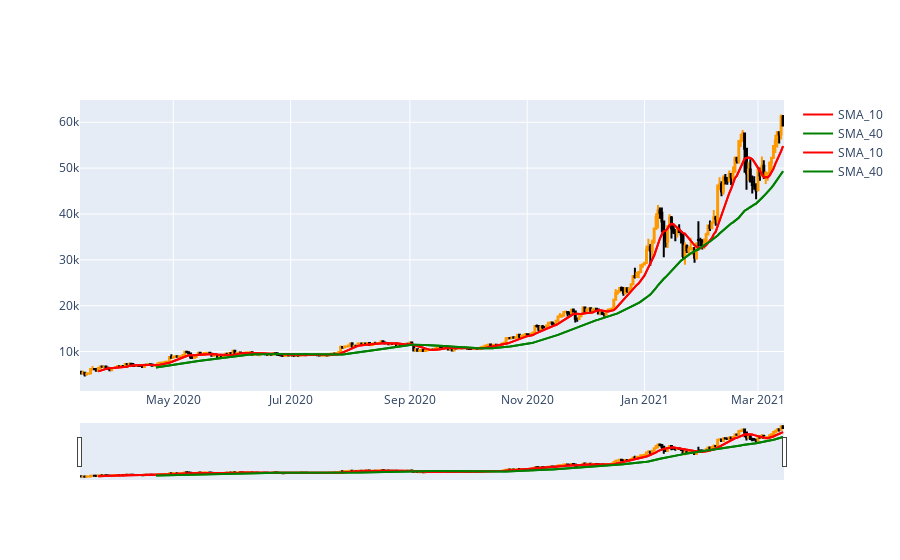

Notebook cell for this chart:
### Code cell
fig.add_trace(
    go.Scatter(
        x=BTC.index,
        y=BTC['SMA_10'],
        line=dict(color='red', width=2),
        name='SMA_10',
    )
)

fig.add_trace(
    go.Scatter(
        x=BTC.index,
        y=BTC['SMA_40'],
        line=dict(color='green', width=2),
        name='SMA_40'
    )
)
fig.show()

### Figure 1 — Plotly figure (JSON) as saved in the notebook; plotly's stock layout.template omitted (floating-point values rounded to 4 significant figures; data arrays with more than 128 entries replaced by an {"elided": "..."} marker saying what was removed)
{"data": [{"close": {"elided": "366 float values"}, "decreasing": {"line": {"color": "black"}}, "high": {"elided": "366 float values"}, "increasing": {"line": {"color": "#ff9900"}}, "low": {"elided": "366 float values"}, "open": {"elided": "366 float values"}, "showlegend": false, "type": "candlestick", "x": {"elided": "366 str values"}}, {"line": {"color": "red", "width": 2}, "name": "SMA_10", "type": "scatter", "x": {"elided": "366 str values"}, "y": {"elided": "366 float values"}}, {"line": {"color": "green", "width": 2}, "name": "SMA_40", "type": "scatter", "x": {"elided": "366 str values"}, "y": {"elided": "366 float values"}}, {"line": {"color": "red", "width": 2}, "name": "SMA_10", "type": "scatter", "x": {"elided": "366 str values"}, "y": {"elided": "366 float values"}}, {"line": {"color": "green", "width": 2}, "name": "SMA_40", "type": "scatter", "x": {"elided": "366 str values"}, "y": {"elided": "366 float values"}}], "layout": {}}
